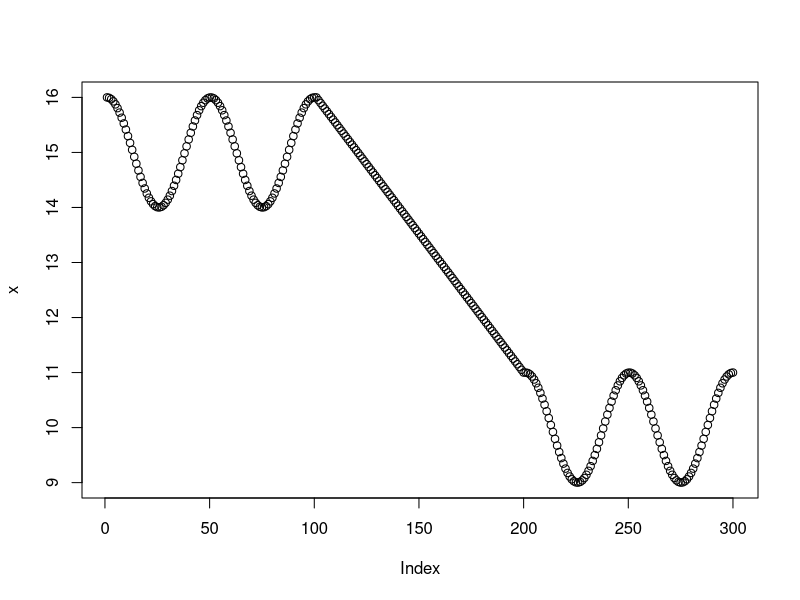

The R source for this figure: (Note: this script raises an error after producing the figure.)
#Code to generate Figure 2

library(dplyr)
x <- (15+cos(seq(0,(4*pi),length.out = 100) )) %>%
  c(., seq(16,11,length.out=100),10+cos(seq(0,(4*pi),length.out = 100) ) )

y <- (15+cos(pi+seq(0,(4*pi),length.out = 100) )) %>%
  c(., seq(14,9,length.out=100),10+cos(pi+seq(0,(4*pi),length.out = 100) ) )

xd <- diff(x,1)
yd <- diff(y,1)

plot(x)
library(ggplot2)
plt1 <- ggplot() + geom_linerange(aes(x=t,ymax=max(x),ymin=min(x)),
                                  color=if_else(togeth,"green","red"))+
  geom_line(aes(x=1:length(x),y=x)) +
  geom_hline(yintercept = mean(x),linetype="dotted") + ylab("Actual") + ggtitle("cor(actual,pred)=0.79")
  

plt2 <- ggplot() + 
  geom_linerange(aes(x=t,ymax=max(y),ymin=min(y)),
                 color=if_else(togeth,"green","red"))+
  geom_line(aes(x=1:length(y),y=y)) + 
  geom_hline(yintercept = mean(y),linetype="dotted") +  ylab("Prediction") 

plt3 <- ggplot() + 
  geom_linerange(aes(x=td,ymax=max(xd),ymin=min(xd)),
                 color=if_else(togeth_d,"green","red")) +
  geom_line(aes(x=1:length(xd),y=xd)) + 
  geom_hline(yintercept = mean(xd),linetype="dotted") + ylab("D(Actual)") +
   ggtitle("cor(D(actual),D(pred))=-0.80") + xlab("t")

plt4 <- ggplot() +  
  geom_linerange(aes(x=td,ymax=max(yd),ymin=min(yd)),
                 color=if_else(togeth_d,"green","red")) +
  geom_line(aes(x=1:length(yd),y=yd)) + 
  geom_hline(yintercept = mean(yd),linetype="dotted") + ylab("D(Prediction)") + xlab("t")

library(gridExtra)
grid.arrange(plt1,plt3,plt2,plt4,nrow=2,ncol=2)
